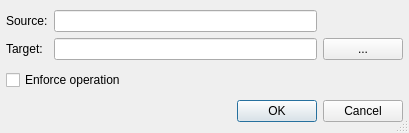
<ui version="4.0" >
 <class>SvnCopyDialog</class>
 <widget class="QDialog" name="SvnCopyDialog" >
  <property name="geometry" >
   <rect>
    <x>0</x>
    <y>0</y>
    <width>409</width>
    <height>133</height>
   </rect>
  </property>
  <property name="windowTitle" >
   <string>Subversion Copy</string>
  </property>
  <property name="sizeGripEnabled" >
   <bool>true</bool>
  </property>
  <layout class="QVBoxLayout" >
   <item>
    <layout class="QGridLayout" >
     <item row="1" column="2" >
      <widget class="QPushButton" name="dirButton" >
       <property name="focusPolicy" >
        <enum>Qt::NoFocus</enum>
       </property>
       <property name="toolTip" >
        <string>Press to open a selection dialog</string>
       </property>
       <property name="whatsThis" >
        <string>&lt;b>Target name&lt;/b>
&lt;p>Select the target name for the operation via a selection dialog.&lt;/p></string>
       </property>
       <property name="text" >
        <string>...</string>
       </property>
      </widget>
     </item>
     <item row="0" column="0" >
      <widget class="QLabel" name="textLabel1" >
       <property name="text" >
        <string>Source:</string>
       </property>
      </widget>
     </item>
     <item row="0" column="1" >
      <widget class="QLineEdit" name="sourceEdit" >
       <property name="focusPolicy" >
        <enum>Qt::NoFocus</enum>
       </property>
       <property name="toolTip" >
        <string>Shows the name of the source</string>
       </property>
       <property name="whatsThis" >
        <string>&lt;b>Source name&lt;/b>
&lt;p>This field shows the name of the source.&lt;/p></string>
       </property>
       <property name="readOnly" >
        <bool>true</bool>
       </property>
      </widget>
     </item>
     <item row="1" column="1" >
      <widget class="QLineEdit" name="targetEdit" >
       <property name="toolTip" >
        <string>Enter the target name</string>
       </property>
       <property name="whatsThis" >
        <string>&lt;b>Target name&lt;/b>
&lt;p>Enter the new name in this field.&lt;/p></string>
       </property>
      </widget>
     </item>
     <item row="1" column="0" >
      <widget class="QLabel" name="textLabel2" >
       <property name="text" >
        <string>Target:</string>
       </property>
      </widget>
     </item>
    </layout>
   </item>
   <item>
    <widget class="QCheckBox" name="forceCheckBox" >
     <property name="toolTip" >
      <string>Select to force the operation</string>
     </property>
     <property name="text" >
      <string>Enforce operation</string>
     </property>
    </widget>
   </item>
   <item>
    <widget class="QDialogButtonBox" name="buttonBox" >
     <property name="orientation" >
      <enum>Qt::Horizontal</enum>
     </property>
     <property name="standardButtons" >
      <set>QDialogButtonBox::Cancel|QDialogButtonBox::Ok</set>
     </property>
    </widget>
   </item>
  </layout>
 </widget>
 <layoutdefault spacing="6" margin="6" />
 <pixmapfunction>qPixmapFromMimeSource</pixmapfunction>
 <tabstops>
  <tabstop>targetEdit</tabstop>
  <tabstop>forceCheckBox</tabstop>
  <tabstop>buttonBox</tabstop>
 </tabstops>
 <resources/>
 <connections>
  <connection>
   <sender>buttonBox</sender>
   <signal>accepted()</signal>
   <receiver>SvnCopyDialog</receiver>
   <slot>accept()</slot>
   <hints>
    <hint type="sourcelabel" >
     <x>32</x>
     <y>79</y>
    </hint>
    <hint type="destinationlabel" >
     <x>32</x>
     <y>97</y>
    </hint>
   </hints>
  </connection>
  <connection>
   <sender>buttonBox</sender>
   <signal>rejected()</signal>
   <receiver>SvnCopyDialog</receiver>
   <slot>reject()</slot>
   <hints>
    <hint type="sourcelabel" >
     <x>101</x>
     <y>80</y>
    </hint>
    <hint type="destinationlabel" >
     <x>101</x>
     <y>97</y>
    </hint>
   </hints>
  </connection>
 </connections>
</ui>
